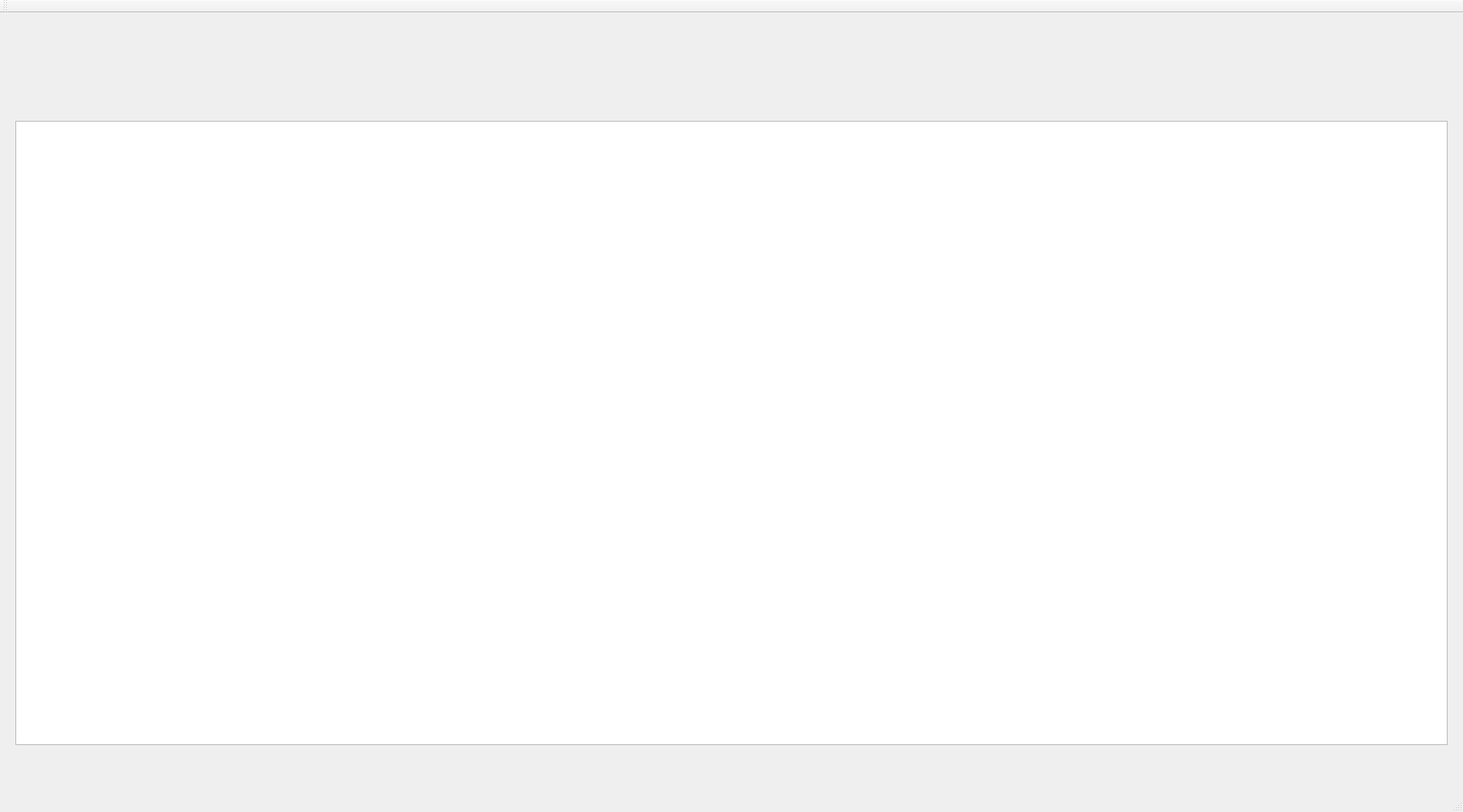
<?xml version="1.0" encoding="UTF-8"?>
<ui version="4.0">
 <class>SecondWindow</class>
 <widget class="QMainWindow" name="SecondWindow">
  <property name="geometry">
   <rect>
    <x>0</x>
    <y>0</y>
    <width>1900</width>
    <height>1055</height>
   </rect>
  </property>
  <property name="windowTitle">
   <string>MainWindow</string>
  </property>
  <widget class="QWidget" name="centralWidget">
   <widget class="QGraphicsView" name="trackView">
    <property name="geometry">
     <rect>
      <x>20</x>
      <y>140</y>
      <width>1860</width>
      <height>811</height>
     </rect>
    </property>
    <property name="interactive">
     <bool>false</bool>
    </property>
   </widget>
  </widget>
  <widget class="QMenuBar" name="menuBar">
   <property name="geometry">
    <rect>
     <x>0</x>
     <y>0</y>
     <width>1900</width>
     <height>17</height>
    </rect>
   </property>
  </widget>
  <widget class="QToolBar" name="mainToolBar">
   <attribute name="toolBarArea">
    <enum>TopToolBarArea</enum>
   </attribute>
   <attribute name="toolBarBreak">
    <bool>false</bool>
   </attribute>
  </widget>
  <widget class="QStatusBar" name="statusBar"/>
 </widget>
 <layoutdefault spacing="6" margin="11"/>
 <resources/>
 <connections/>
</ui>
